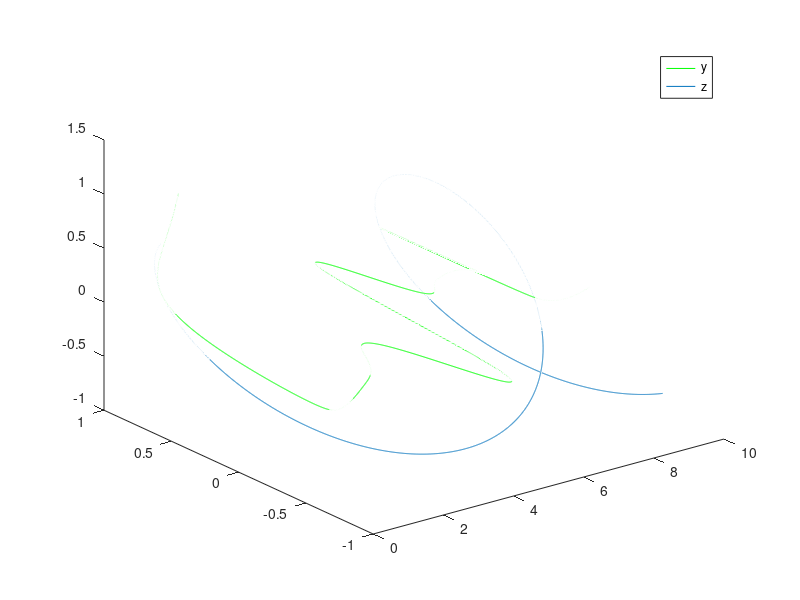
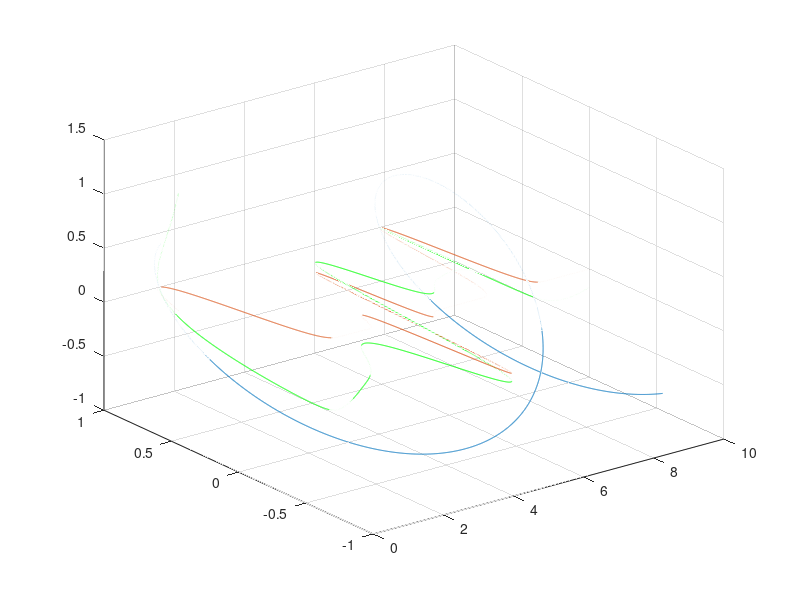

Write MATLAB code to recreate these figures, in order.

figure

x = [1:.001:10]
y = (sin(x)).^(2.*x)
z = (1.*x).\(2*cos(x))
plot3(x,y,z,'g')

hold on

y1 = sin(x)
z1 = cos(x)

plot3(x,y1,z1)


legend('y','z')


figure
grid on
plot3(x,y1,z1)
grid on
hold on
plot3(x,y,z,'g')
plot(x,y)
